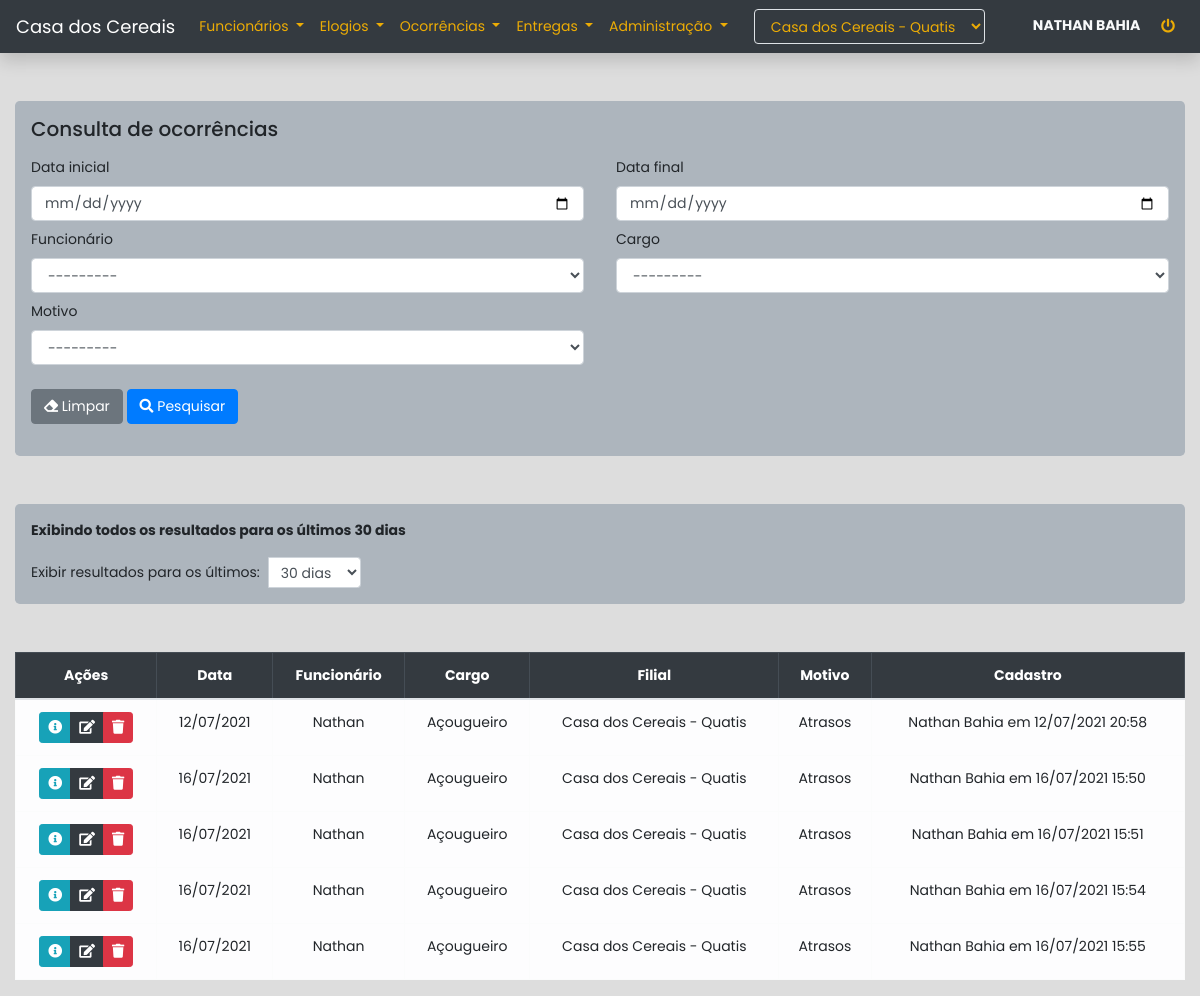
Before: /ocorrencias/consulta (signed in) with the older database file.
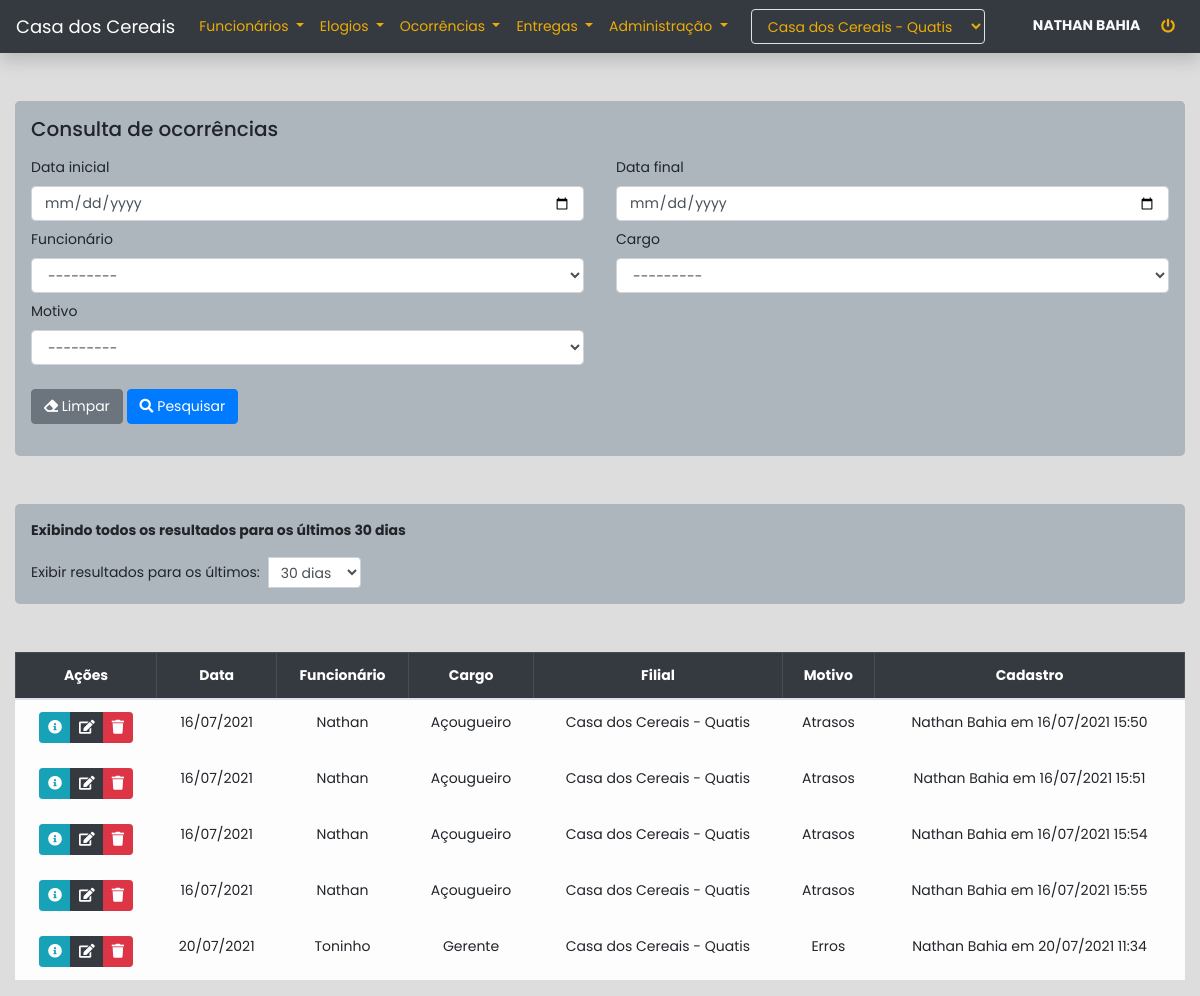
After: the same page with the newer database file.
### apps/core/models.py (models this page shows, shortened)
class Base(models.Model):
    usuario = models.ForeignKey(get_user_model(), on_delete=models.SET_NULL, null=True)
    criacao = models.DateTimeField(auto_now_add=True)
    alteracao = models.DateTimeField(auto_now=True)
    ativo = models.BooleanField(default=True)
    class Meta:
        abstract = True
    @property
    def cadastro(self):
        if self.usuario:
            return f"{self.usuario.get_full_name()} em {self.criacao.strftime('%d/%m/%Y %H:%M')}"
        return f"Usuário excluído em {self.criacao.strftime('%d/%m/%Y')}"

class Ocorrencia(Base):
    funcionario = models.ForeignKey(Funcionario, on_delete=models.CASCADE, related_name='ocorrencias')
    motivo = models.ForeignKey(Motivo, on_delete=models.SET_NULL, null=True)
    data = models.DateField()
    observacao = models.TextField()
    is_active = ObjAtivosManager()
    class Meta:
        verbose_name = 'Ocorrência'
        verbose_name_plural = 'Ocorrências'
        ordering = ['-data']
    @property
    def get_motivo_display(self):
        if self.motivo:
            return self.motivo.nome
        return 'Motivo excluído'

class Funcionario(Base):
    nome = models.CharField(max_length=255)
    admissao = models.DateField(blank=True, null=True)
    cargo = models.ForeignKey(Cargo, on_delete=models.SET_NULL, null=True, related_name='funcionarios')
    filial = models.ForeignKey(Filial, on_delete=models.CASCADE, related_name='funcionarios')
    is_active = ObjAtivosManager()
    def __str__(self):
        return f'{self.nome} - {self.cargo}'
    class Meta:
        verbose_name = 'Funcionário'
        verbose_name_plural = 'Funcionários'
        ordering = ['nome']

class Cargo(Base):
    nome = models.CharField(max_length=255)
    filial = models.ForeignKey(Filial, on_delete=models.CASCADE)
    is_active = ObjAtivosManager()
    def __str__(self):
        return f'{self.nome}'
    class Meta:
        verbose_name = 'Cargo'
        verbose_name_plural = 'Cargos'
        ordering = ['nome']

class Filial(Base):
    nome = models.CharField(max_length=255)
    cidade = models.CharField(max_length=255)
    is_active = ObjAtivosManager()
    def __str__(self):
        return f'{self.nome} - {self.cidade}'
    class Meta:
        verbose_name = 'Filial'
        verbose_name_plural = 'Filiais'
        ordering = ['nome', 'cidade']

class Motivo(Base):
    nome = models.CharField(max_length=255)
    filial = models.ForeignKey(Filial, on_delete=models.CASCADE)
    is_active = ObjAtivosManager()
    def __str__(self):
        return self.nome
    class Meta:
        verbose_name = 'Motivo'
        verbose_name_plural = 'Motivos'
        ordering = ['nome']

### apps/core/views.py (the view, shortened to what this page needs)
# urls.py: path('ocorrencias/consulta', views.consulta_ocorrencias, name='consulta_ocorrencias'),
@login_required
def consulta_ocorrencias(request):
    usuario = request.user.perfil.latest('id')
    consulta = False
    dias = 30 if request.GET.get('dias') not in ['30', '60', '90', '120'] else request.GET.get('dias')
    data_range = utils.get_data_range(dias)
    filtros = {
        'data__range': data_range,
        'funcionario__filial': usuario.filial
    }
    query = models.Ocorrencia.is_active.filter(**filtros).order_by('funcionario')
    form = forms.ConsultaOcorrenciaForm(
        usuario=usuario,
        data=request.GET
    )
    context = {
        'form': form,
        'dias': dias,
        'consulta': consulta,
        'filtros': filtros,
        'ocorrencias': query
    }
    return render(request, 'core/ocorrencias/consultas.html', context)

### apps/core/context_processors.py (called while the page is built)
def usuario(request):
    if not request.user.is_authenticated:
        return {}
    context = {'usuario': {}}
    perfil = request.user.perfil.order_by('id').last()
    if perfil:
        context['usuario']['filial'] = perfil.filial
        context['usuario']['filiais'] = models.Filial.is_active.all()
        if perfil.tipo == '2':
            context['usuario']['administrador'] = True
    return context

### apps/core/models.py (called while the page is built)
    def get_queryset(self):
        return super(ObjAtivosManager, self).get_queryset().filter(ativo=True)

### apps/core/utils.py (called while the page is built)
def get_data_range(dias: int, convert=False) -> list:
    presente = datetime.today().date()
    passado = presente - timedelta(days=int(dias))
    if convert:
        return [convert_date_to_datetime(passado), convert_date_to_datetime(presente, inicio=False)]
    return [passado, presente]

### apps/core/templates/core/ocorrencias/consultas.html (shortened to what this page needs)
{% extends 'core/base.html' %}
{% load bootstrap4 %}
{% block content %}
<div class="container-fluid">
    <form method='get' class='my-5 jumbotron p-3' autocomplete="off">
        <h5>Consulta de ocorrências</h5>
        <div class="row mx-0 mt-3">
            <div class="col-12 col-sm-6 px-0 pr-sm-3">
                <div class="form-group mb-2">
                    <label for="{{ form.data_inicial.id_for_label }}">{{ form.data_inicial.label }}</label>
                    {{ form.data_inicial }}
                </div>
            </div>
            <div class="col-12 col-sm-6 px-0 pl-sm-3">
                <div class="form-group mb-2">
                    <label for="{{ form.data_final.id_for_label }}">{{ form.data_final.label }}</label>
                    {{ form.data_final }}
                </div>
            </div>
            <div class="col-12 col-sm-6 px-0 pr-sm-3">
                <div class="form-group mb-2">
                    <label for="{{ form.funcionario.id_for_label }}">{{ form.funcionario.label }}</label>
                    {{ form.funcionario }}
                </div>
            </div>
            <div class="col-12 col-sm-6 px-0 pl-sm-3">
                <div class="form-group mb-2">
                    <label for="{{ form.cargo.id_for_label }}">{{ form.cargo.label }}</label>
                    {{ form.cargo }}
                </div>
            </div>
            <div class="col-12 col-sm-6 px-0 pr-sm-3">
                <div class="form-group mb-2">
                    <label for="{{ form.motivo.id_for_label }}">{{ form.motivo.label }}</label>
                    {{ form.motivo }}
                </div>
            </div>
            <div class="col-12 col-sm-6 px-0 pl-sm-3">
                <div class="form-group mb-2">
                </div>
            </div>
            <div class="col-12 my-3 px-0">
                <button type="reset" class="btn btn-secondary">
                    <i class="fas fa-eraser"></i> Limpar
                </button>
                <button type="submit" class="btn btn-primary">
                    <i class="fas fa-search"></i> Pesquisar
                </button>
            </div>
        </div>
    </form>
    {% if ocorrencias %}
        {% include 'core/utils/consulta_range_dias.html' %}
        <div class="table-responsive mt-5">
            <table class="table table-bordered text-center">
                <thead class="table-dark">
                    <tr>
                        <th>Ações</th>
                        <th>Data</th>
                        <th>Funcionário</th>
                        <th>Cargo</th>
                        {% if usuario.administrador %}
                            <th>Filial</th>
                        {% endif %}
                        <th>Motivo</th>
                        <th>Cadastro</th>
                    </tr>
                </thead>
                <tbody class="table-light">
                    {% for ocorrencia in ocorrencias %}
                    <tr>
                        <td>
                            <div class="btn-group">
                                <button class="btn btn-sm btn-info btn-info-ocorrencia" data-ocorrencia="{{ ocorrencia.id }}"><i class="fas fa-info-circle"></i></button>
                                <a href="{% url 'core:edit_ocorrencias' ocorrencia.id %}" class="btn btn-sm btn-dark btn-edit-ocorrencia" data-ocorrencia="{{ ocorrencia.id }}"><i class="fas fa-edit"></i></a>
                                {% if usuario.administrador %}
                                    <button class="btn btn-sm btn-danger btn-delete-ocorrencia" data-ocorrencia="{{ ocorrencia.id }}"><i class="fas fa-trash"></i></button>
                                {% endif %}
                            </div>
                        </td>
                        <td>{{ ocorrencia.data|date:'d/m/Y' }}</td>
                        <td>{{ ocorrencia.funcionario.nome }}</td>
                        <td>{{ ocorrencia.funcionario.cargo.nome }}</td>
                        {% if usuario.administrador %}
                            <td>{{ ocorrencia.funcionario.filial }}</td>
                        {% endif %}
                        <td>{{ ocorrencia.get_motivo_display }}</td>
                        <td>{{ ocorrencia.cadastro }}</td>
                    </tr>
                    {% endfor %}
                </tbody>
            </table>
        </div>
    {% endif %}
</div>
{% endblock content %}

### apps/core/templates/core/base.html (shortened to what this page needs)
{% load static %}
<!DOCTYPE html>
{% load bootstrap4 %}
<html lang="pt-br">
    <head>
        <link rel="stylesheet" href="https://use.fontawesome.com/releases/v5.0.13/css/all.css">
        {% bootstrap_css %}
    </head>
    <body>
    <nav class="navbar navbar-expand-lg navbar-dark bg-dark shadow mb-5">
        <a class="navbar-brand" href="{% url 'core:index' %}">Casa dos Cereais</a>
        <div class="collapse navbar-collapse" id="navbarSupportedContent">
            <ul class="navbar-nav mr-auto">
                <li class="nav-item dropdown">
                    <a class="nav-link dropdown-toggle text-warning" href="#" id="dropFuncionarios" role="button"
                       data-toggle="dropdown" aria-haspopup="true" aria-expanded="false">
                        Funcionários
                    </a>
                </li>
                <li class="nav-item dropdown text-warning">
                    <a class="nav-link dropdown-toggle text-warning" href="#" id="dropElogios" role="button"
                       data-toggle="dropdown" aria-haspopup="true" aria-expanded="false">
                        Elogios
                    </a>
                </li>
                <li class="nav-item dropdown">
                    <a class="nav-link dropdown-toggle text-warning" href="#" id="dropOcorrencias" role="button"
                       data-toggle="dropdown" aria-haspopup="true" aria-expanded="false">
                        Ocorrências
                    </a>
                </li>
                <li class="nav-item dropdown">
                    <a class="nav-link dropdown-toggle text-warning" href="#" id="dropEntregas" role="button"
                       data-toggle="dropdown" aria-haspopup="true" aria-expanded="false">
                        Entregas
                    </a>
                </li>
                <li class="nav-item dropdown">
                    <a class="nav-link dropdown-toggle text-warning" href="#" id="dropAdm" role="button"
                       data-toggle="dropdown" aria-haspopup="true" aria-expanded="false">
                        Administração
                    </a>
                </li>
            </ul>
            {% if usuario.administrador %}
                <div class="mr-sm-5">
                    <form action="{% url "core:altera_filial" %}" method="post" id="formFilial">
                        <div class="form group">
                            <select name="filial" id="" class="form-control bg-dark border boder-light text-warning" onchange="$('#formFilial').submit()">
                                {% for filial in usuario.filiais %}
                                    <option value="{{ filial.id }}" {% if usuario.filial == filial %}selected{% endif %}>{{ filial }}</option>
                                {% endfor %}
                            </select>
                        </div>
                    </form>
                </div>
            {% endif %}
            <div class="text-light text-sm-right">
                <b>{{ request.user.get_full_name|upper }}</b>
                <a class='btn btn-sm ml-2' href="{% url 'usuarios:logout' %}" data-toggle="tooltip" title="Sair do sistema">
                    <i class="fas fa-power-off text-warning"></i>
                </a>
            </div>
        </div>
    </nav>
    {% block content %} {% endblock %}
    </body>
</html>

### apps/core/templates/core/utils/consulta_range_dias.html (shortened to what this page needs)
<div class="jumbotron p-3">
    {% if dias %}
        <p class="mb-3"><b>Exibindo todos os resultados para os últimos {{ dias }} dias</b></p>
    {% elif filtros %}
        <p class="mb-3"><b>Exibindo todos os resultados de {{ filtros.data__range.0|date:'d/m/Y' }} a {{ filtros.data__range.1|date:'d/m/Y' }}</b></p>
    {% endif %}
    <div class="form-inline">
        <div class="input-group">
            <label for="dias">Exibir resultados para os últimos: </label>
            <select name="dias" id="dias" class="form-control form-control-sm ml-2">
                <option value="30" {% if dias == '30' %}selected{% endif %}>30 dias</option>
            </select>
        </div>
    </div>
</div>

### apps/core/templates/core/base.html (style rules this page uses)
body, a, .btn, .form-control { font-family: 'Poppins', sans-serif; font-size: 14px !important; }
body { background-color: #DDD; }
.jumbotron { background-color: #adb5bd !important; }
.navbar-brand { font-size: 18px !important; }
.text-warning { color: #ecac05 !important; }
.btn-danger, .alert-danger { background: #dc3545 !important; }

Changed rows visible on the page:
no longer on this page (row edited): Ocorrencia: data "12/07/2021", funcionario.nome "Nathan", funcionario.cargo.nome "Açougueiro", funcionario.filial "Casa dos Cereais - Quatis", motivo "Atrasos", cadastro "Nathan Bahia em 12/07/2021 20:58"
added Ocorrencia: data "20/07/2021", funcionario.nome "Toninho", funcionario.cargo.nome "Gerente", funcionario.filial "Casa dos Cereais - Quatis", motivo "Erros", cadastro "Nathan Bahia em 20/07/2021 11:34"
